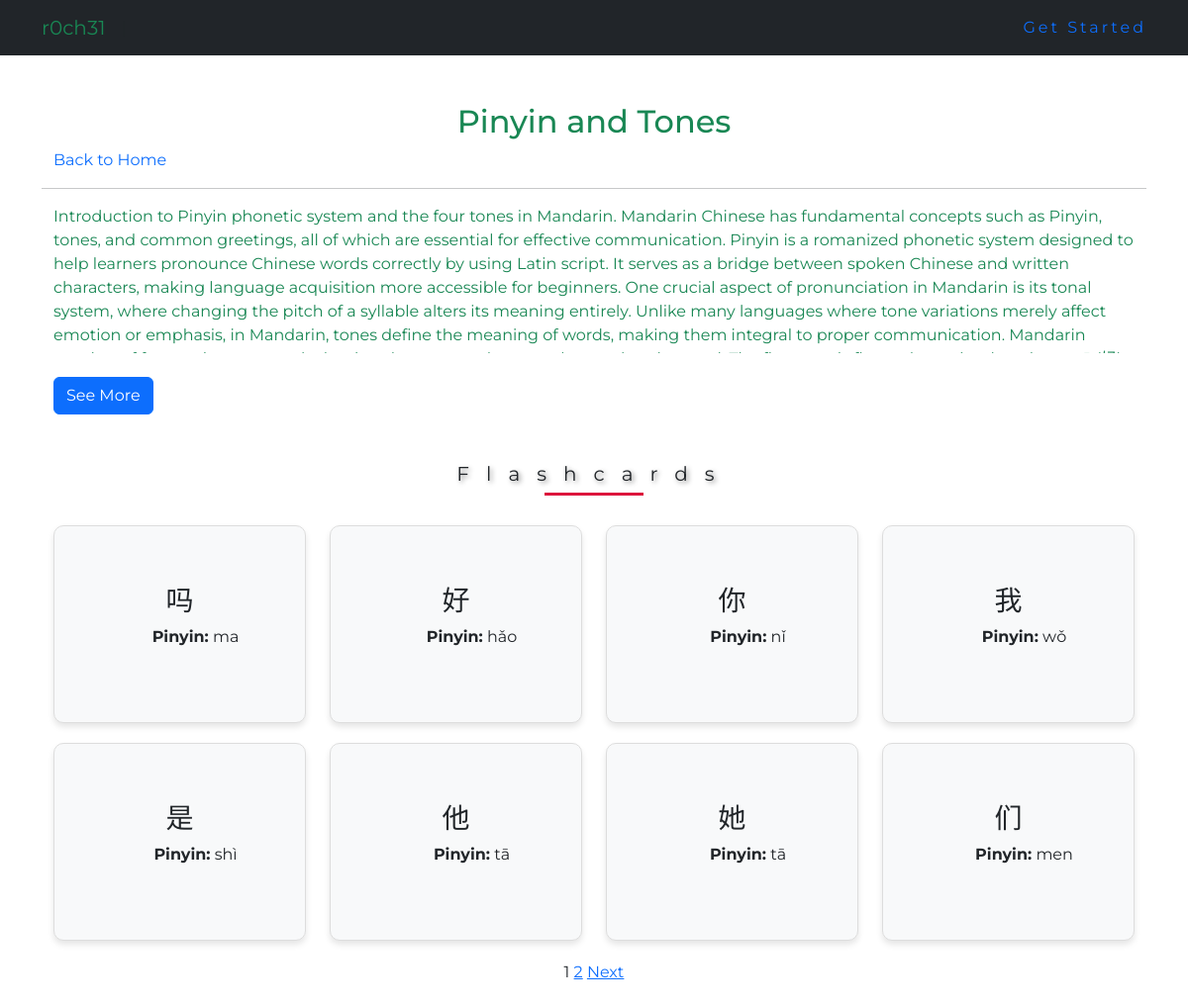
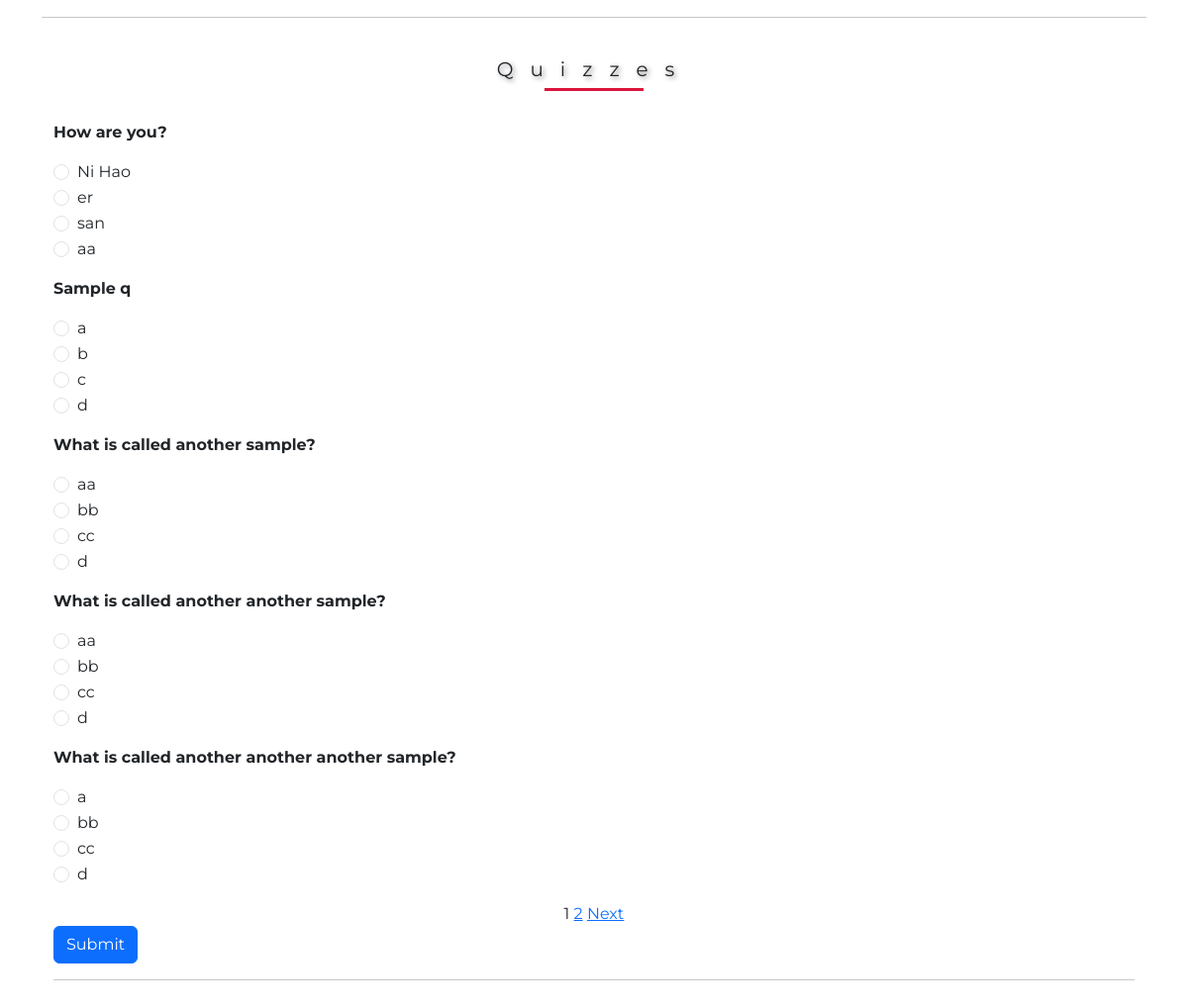
The app's page /lessons/1/ with its own data (2 pictures, top to bottom).
### mandarin/models.py (models this page shows, shortened)
class Lesson(models.Model):
    id = models.AutoField(primary_key=True)
    chapter = models.ForeignKey(Chapter, on_delete=models.CASCADE, related_name='lessons')
    title = models.CharField(max_length=255)
    content = models.TextField()

class Flashcard(models.Model):
    id = models.AutoField(primary_key=True)
    lesson = models.ForeignKey(Lesson, on_delete=models.CASCADE, related_name='flashcards')
    chinese_character = models.CharField(max_length=10)
    pinyin = models.CharField(max_length=50)
    english_translation = models.CharField(max_length=255)

class Quiz(models.Model):
    id = models.AutoField(primary_key=True)
    lesson = models.ForeignKey(Lesson, on_delete=models.CASCADE, related_name='quizzes')
    question = models.TextField()
    option_a = models.CharField(max_length=255)
    option_b = models.CharField(max_length=255)
    option_c = models.CharField(max_length=255)
    option_d = models.CharField(max_length=255)
    correct_answer = models.CharField(max_length=1, choices=[('A', 'A'), ('B', 'B'), ('C', 'C'), ('D', 'D')])

### mandarin/views.py (the view, shortened to what this page needs)
# urls.py: path('lessons/<int:lesson_id>/', views.lesson_detail, name='lesson_detail'),
def lesson_detail(request, lesson_id):
    lesson = get_object_or_404(Lesson.objects.prefetch_related('flashcards', 'quizzes'), id=lesson_id)
    flashcards_list = lesson.flashcards.all().order_by('id')
    quizzes_list = lesson.quizzes.all().order_by('id')
    flashcard_paginator = Paginator(flashcards_list, 8)
    flashcard_page_number = request.GET.get('flashcard_page')
    flashcards = flashcard_paginator.get_page(flashcard_page_number)
    quiz_paginator = Paginator(quizzes_list, 5)
    quiz_page_number = request.GET.get('quiz_page')
    quizzes = quiz_paginator.get_page(quiz_page_number)
    results = {}
    score = 0
    return render(request, 'mandarin/lesson_detail.html', {
        'lesson': lesson,
        'flashcards': flashcards,
        'quizzes': quizzes,
        'results': results,
        'score': score,
    })

### mandarin/templates/mandarin/lesson_detail.html (shortened to what this page needs)
{% extends "mandarin/base.html" %}
{% block content %}
<div class="container">
    <div class="container mt-5">
        <h2 class="text-success text-center">{{ lesson.title }}</h2>
        <a href="{% url 'home' %}" class="text-decoration-none">Back to Home</a>
    </div>
    <hr>
    <div class="container mt-2">
        <p id="lessonContent" class="overflow-auto text-justify text-success" style="max-height: 150px; overflow-y: hidden;">
            {{ lesson.content }}
        </p>
        <button id="toggleButton" class="btn btn-primary mt-2">See More</button>
    </div>
    <div class="container mt-5">
        <h4>Flashcards</h4>
        <div class="row">
            {% for flashcard in flashcards %}
            <div class="col-md-3">
                <div class="flip-card">
                    <div class="flip-card-inner">
                        <div class="flip-card-front">
                            <div class="row">
                                <h3>{{ flashcard.chinese_character }}</h3>
                                <p class="mx-3"><strong>Pinyin:</strong> {{ flashcard.pinyin }}</p>
                            </div>
                        </div>
                        <div class="flip-card-back">
                            <p><strong>Meaning:</strong> {{ flashcard.english_translation }}</p>
                        </div>
                    </div>
                </div>
            </div>
            {% endfor %}
        </div>
    </div>
    <div class="text-center">
        {% for page in flashcards.paginator.page_range %}
            {% if page == flashcards.number %}
                <span>{{ page }}</span>
            {% else %}
                <a href="?flashcard_page={{ page }}">{{ page }}</a>
            {% endif %}
        {% endfor %}
        {% if flashcards.has_next %}
            <a href="?flashcard_page={{ flashcards.next_page_number }}">Next</a>
        {% endif %}
    </div>
    <br>
    <hr>
    <div class="container mt-3">
        <h4>Quizzes</h4>
        <div style="text-align: left;">
            <form method="post">
                {% for quiz in quizzes %}
                <div class="mb-3 mt-3">
                    <p><strong>{{ quiz.question }}</strong></p>
                    <div class="form-check">
                        <input class="form-check-input" type="radio" name="question_{{ quiz.id }}" value="A" id="q{{ quiz.id }}a">
                        <label class="form-check-label" for="q{{ quiz.id }}a">{{ quiz.option_a }}</label>
                    </div>
                    <div class="form-check">
                        <input class="form-check-input" type="radio" name="question_{{ quiz.id }}" value="B" id="q{{ quiz.id }}b">
                        <label class="form-check-label" for="q{{ quiz.id }}b">{{ quiz.option_b }}</label>
                    </div>
                    <div class="form-check">
                        <input class="form-check-input" type="radio" name="question_{{ quiz.id }}" value="C" id="q{{ quiz.id }}c">
                        <label class="form-check-label" for="q{{ quiz.id }}c">{{ quiz.option_c }}</label>
                    </div>
                    <div class="form-check">
                        <input class="form-check-input" type="radio" name="question_{{ quiz.id }}" value="D" id="q{{ quiz.id }}d">
                        <label class="form-check-label" for="q{{ quiz.id }}d">{{ quiz.option_d }}</label>
                    </div>
                </div>
                {% endfor %}
            <div class="text-center">
                {% for page in quizzes.paginator.page_range %}
                    {% if page == quizzes.number %}
                        <span>{{ page }}</span>
                    {% else %}
                        <a href="?quiz_page={{ page }}">{{ page }}</a>
                    {% endif %}
                {% endfor %}
                {% if quizzes.has_next %}
                    <a href="?quiz_page={{ quizzes.next_page_number }}">Next</a>
                {% endif %}
            </div>
            <button type="submit" class="btn btn-primary">Submit</button>
            </form>
            <hr>
        </div>
        <br><br>
    </div>
</div>
<br><br>
{% endblock %}

### static/css/style.css (style rules this page uses)
body { margin: 0; padding: 0; font-family: 'Montserrat', sans-serif; }
.flip-card { width: 100%; height: 200px; perspective: 1000px; margin-bottom: 20px; }
.flip-card-inner { position: relative; width: 100%; height: 100%; text-align: center; transition: transform 0.6s; transform-style: preserve-3d; }
.flip-card-front, .flip-card-back { position: absolute; width: 100%; height: 100%; backface-visibility: hidden; display: flex; justify-content: center; align-items: center; border: 1px solid #ddd; border-radius: 10px; box-shadow: 0 4px 6px rgba(0, 0, 0, 0.1); padding: 20px; }
.flip-card-front { background: #f8f9fa; }
.flip-card-back { background: #007bff; color: white; transform: rotateY(180deg); }
h4 { text-align: center; letter-spacing: 17px; font-size: 60px; font-style: bold; text-shadow: 2px 2px 5px gray; }
h4 { width: 100%; font-weight: normal; font-size: 20px; position: relative; margin: 40px 0; }
h4::before { content: ''; position: absolute; width: 100px; height: 3px; background-color: crimson; bottom: -10px; left: 50%; transform: translateX(-50%); animation: animate 4s linear infinite; }

### records on screen
Lesson: title "Pinyin and Tones", content "Introduction to Pinyin phonetic system and the four tones in Mandarin. Mandarin Chinese has fundamental concepts such as Pinyin, tones, and common greetings, all of which are essential for effective communication. Pinyin is a romanized phonetic system designed to help learners pronounce Chinese words correctly by using Latin script. It serves as a bridge between spoken Chinese and written characters, making language acquisition more accessible for beginners. One crucial aspect of pronunciation in Mandarin is its tonal system, where changing the pitch of a syllable alters its meaning entirely. Unlike many languages where tone variations merely affect emotion or emphasis, in Mandarin, tones…"
Flashcard: chinese_character "吗", pinyin "ma"
Flashcard: chinese_character "好", pinyin "hǎo"
Flashcard: chinese_character "你", pinyin "nǐ"
Flashcard: chinese_character "我", pinyin "wǒ"
Flashcard: chinese_character "是", pinyin "shì"
Flashcard: chinese_character "他", pinyin "tā"
Flashcard: chinese_character "她", pinyin "tā"
Flashcard: chinese_character "们", pinyin "men"
Quiz: question "How are you?", option_a "Ni Hao", option_b "er", option_c "san", option_d "aa"
Quiz: question "Sample q", option_a "a", option_b "b", option_c "c", option_d "d"
Quiz: question "What is called another sample?", option_a "aa", option_b "bb", option_c "cc", option_d "d"
Quiz: question "What is called another another sample?", option_a "aa", option_b "bb", option_c "cc", option_d "d"
Quiz: question "What is called another another another sample?", option_a "a", option_b "bb", option_c "cc", option_d "d"

### other values on screen
{{ page }} "1"
{{ page }} "2"
